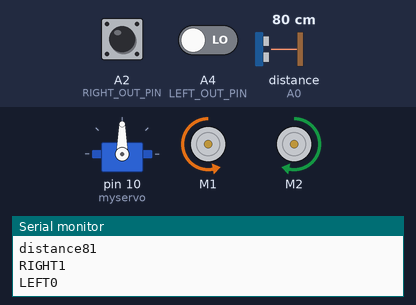
The sketch below on a simulated Arduino Uno, built with avr-gcc and run on an emulated ATmega328P. Shown: servo, 2 × DC motor (green arrow = forward, orange = backward, longer = faster), the last lines printed to the serial monitor. The test bench sets the inputs (shaded band); at power-on: A2 (RIGHT_OUT_PIN) HIGH, A4 (LEFT_OUT_PIN) LOW, distance to the obstacle (sensor on A0) 80 cm. The echo pulse lasts 58.3 µs per cm.

Above: at 6.6 s.
6.7 s: A2 (RIGHT_OUT_PIN) pulled LOW for 0.25 s
At 6.87 s:
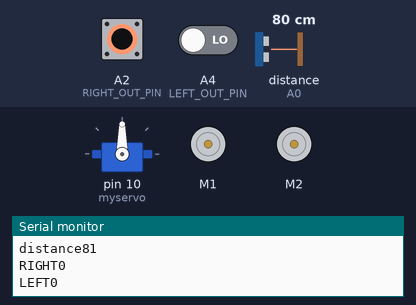
11.4 s: A2 (RIGHT_OUT_PIN) driven LOW and A4 (LEFT_OUT_PIN) driven HIGH
At 12.6 s:
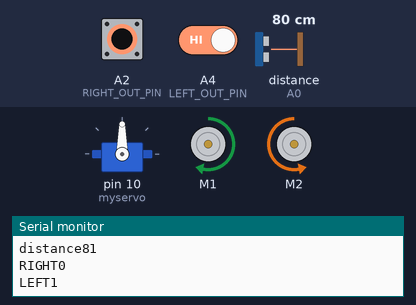
12.9 s: distance to the obstacle (sensor on A0) set to 16 cm
14.4 s: distance to the obstacle (sensor on A0) set to 13 cm
At 15.7 s:
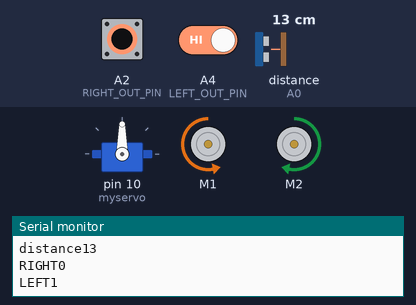
16.0 s: distance to the obstacle (sensor on A0) set to 18 cm
At 17.5 s:
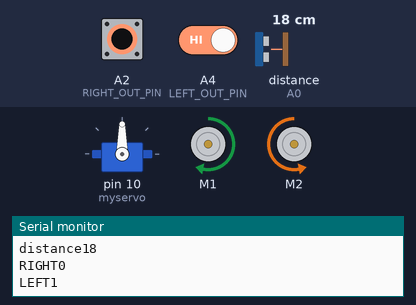
Timing chart, 0 to 18.6 s (numbered marks = the images above; inputs shaded):
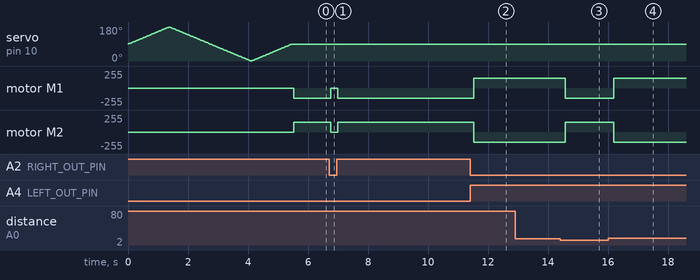

Measured:
- the behaviour switches between 15 and 14 cm on distance to the obstacle (sensor on A0) (found by bisection; images 2 and 3)
- after the input at 6.7 s, motor M1: backward 150/255 → stopped after 0.06 s, → backward 150/255 0.22 s later; motor M2: forward 150/255 → stopped after 0.06 s, → forward 150/255 0.22 s later
- after the input at 11.4 s, motor M1: backward 150/255 → forward 150/255 after 0.12 s; motor M2: forward 150/255 → backward 150/255 after 0.12 s
- after the input at 14.4 s, motor M1: forward 150/255 → backward 150/255 after 0.17 s; motor M2: backward 150/255 → forward 150/255 after 0.17 s
- after the input at 16.0 s, motor M1: backward 150/255 → forward 150/255 after 0.19 s; motor M2: forward 150/255 → backward 150/255 after 0.19 s

The sketch:

Arduino_Follow_Me_Robot.ino
```cpp
//include the library code:
#include<NewPing.h>
#include<Servo.h>
#include<AFMotor.h>

#define RIGHT_OUT_PIN A2 // Output pin for right IR sensor driver (A2)
#define LEFT_OUT_PIN A4  // Output pin for left IR sensor driver (A4)
#define TRIGGER_PIN A1        // Trigger pin connected to analog pin A1 of Arduino Uno
#define ECHO_PIN A0           // Echo pin connected to analog pin A0 of Arduino Uno
#define MAX_DISTANCE 200      // Maximum ping distance

unsigned int distance = 0;    //Variable to store ultrasonic sensor distance
unsigned int Right_Value = 0; //Variable to store Right IR sensor value
unsigned int Left_Value = 0;  //Variable to store Left IR sensor value

NewPing sonar(TRIGGER_PIN, ECHO_PIN, MAX_DISTANCE);  //NewPing setup of pins and maximum distance

//create motor objects
AF_DCMotor Motor1(1);
AF_DCMotor Motor2(2);

 Servo myservo; //create servo object to control the servo
 int pos=0;     //variable to store the servo position


void setup() { // the setup function runs only once when power on the board or reset the board:
   Serial.begin(9600); //initialize serial communication at 9600 bits per second:
   myservo.attach(10); // servo attached to pin 10 of Arduino UNO
  // Set IR sensor output pins as inputs
  pinMode(RIGHT_OUT_PIN, INPUT);
  pinMode(LEFT_OUT_PIN, INPUT);
  {
    for(pos = 90; pos <= 180; pos += 1){    // goes from 90 degrees to 180 degrees:
      myservo.write(pos);                   //tell servo to move according to the value of 'pos' variable:
      delay(15);                            //wait 15ms for the servo to reach the position:
    }
    for(pos = 180; pos >= 0; pos-= 1) {     // goes from 180 degrees to 0 degrees:
      myservo.write(pos);                   //tell servo to move according to the value of 'pos' variable:
      delay(15);                            //wait 15ms for the servo to reach the position:
    }
    for(pos = 0; pos<=90; pos += 1) {       //goes from 0 degrees to 90 degrees:
      myservo.write(pos);                   //tell servo to move according to the value of 'pos' variable:
      delay(15);                            //wait 15ms for the servo to reach the position:
    }
  }
}


// the lope function runs forever
void loop() {

  delay(50);                                        //wait 50ms between pings:
  distance = sonar.ping_cm();                       //send ping, get distance in cm and store it in 'distance' variable:
  Serial.print("distance");
  Serial.println(distance);                         // print the distance in serial monitor:
  Right_Value = digitalRead(RIGHT_OUT_PIN);             // read the value from Right IR sensor:
  Left_Value = digitalRead(LEFT_OUT_PIN);               // read the value from Left IR sensor:

  Serial.print("RIGHT");
  Serial.println(Right_Value);                      // print the right IR sensor value in serial monitor:
  Serial.print("LEFT");
  Serial.println(Left_Value);                       //print the left IR sensor value in serial monitor:

  if((distance > 1) && (distance < 15)){            //check wheather the ultrasonic sensor's value stays between 1 to 15.
                                                  //If the condition is 'true' then the statement below will execute:
  //Move Forward:
  Motor1.setSpeed(150);  //define motor1 speed:
  Motor1.run(BACKWARD);   //rotate motor1 clockwise:
  Motor2.setSpeed(150);  //define motor2 speed:
  Motor2.run(FORWARD);   //rotate motor2 clockwise:
  delay(150);

  }else if((Right_Value==0) && (Left_Value==1)) {   //If the condition is 'true' then the statement below will execute:
  //Turn Left
  Motor1.setSpeed(150);  //define motor1 speed:
  Motor1.run(FORWARD);   //rotate motor1 clockwise:
  Motor2.setSpeed(150);  //define motor2 speed:
  Motor2.run(BACKWARD);   //rotate motor2 clockwise:
  delay(150);
  }else if((Right_Value==1)&&(Left_Value==0)) {     //If the condition is 'true' then the statement below will execute:
  //Turn Right
  Motor1.setSpeed(150);  //define motor1 speed:
  Motor1.run(BACKWARD);  //rotate motor1 anticlockwise:
  Motor2.setSpeed(150);  //define motor2 speed:
  Motor2.run(FORWARD);  //rotate motor2 anticlockwise:
  delay(150);
  }else if(distance > 15) {                          //If the condition is 'true' then the statement below will execute:
  //Stop
  Motor1.setSpeed(0);    //define motor1 speed:
  Motor1.run(RELEASE);   //stop motor1:
  Motor2.setSpeed(0);    //define motor2 speed:
  Motor2.run(RELEASE);   //stop motor2:
  }
}
```
